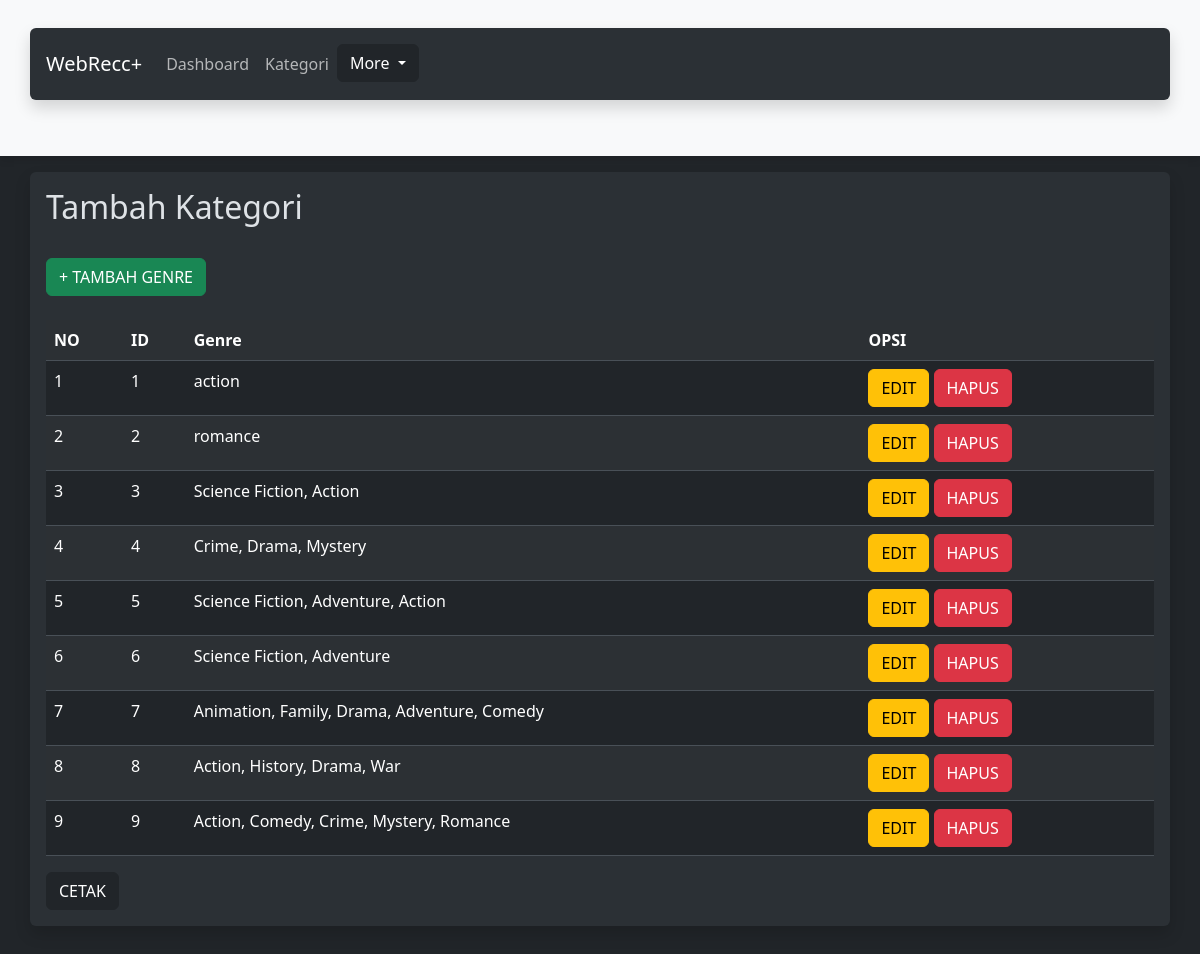
Screenshot of /login/admin/kategori.php with the database file from the repository.
### tables this page shows
CREATE TABLE `jenis_genre` (
  `ID_Genre` int(11) UNSIGNED NOT NULL,
  `Genre` varchar(255) NOT NULL,
  `created_at` timestamp NULL DEFAULT NULL,
  `updated_at` timestamp NULL DEFAULT NULL
);

### login/admin/kategori.php (the view, shortened to what this page needs)
<!DOCTYPE html>
<html lang="en"data-bs-theme="dark">
<head>
</head>
<body>
	<link href="https://cdn.jsdelivr.net/npm/bootstrap@5.3.2/dist/css/bootstrap.min.css" rel="stylesheet">
	<nav  class="navbar navbar-expand-lg navbar-light bg-light">
  <div class="container shadow p-3 mb-5 bg-body-tertiary rounded">
    <a class="navbar-brand" href="#">WebRecc+</a>
    <div class="collapse navbar-collapse" id="navbarSupportedContent">
      <ul class="navbar-nav me-auto mb-2 mb-lg-0">
        <li class="nav-item">
          <a class="btn btn-light nav-link " aria-current="page" href="index.php">Dashboard</a>
        </li>
        <li class="nav-item">
          <a class="btn btn-light nav-link"  href="kategori.php" >Kategori</a>
        </li>
        <div class="dropdown-center">
  <button class="btn btn-dark dropdown-toggle" type="button" data-bs-toggle="dropdown" aria-expanded="false">
    More
  </button>
</div>
      </ul>
    </div>
</nav>
<div class="container mt-3 shadow p-3 mb-5 bg-body-tertiary rounded">
<h2>Tambah Kategori</h2>
	<br/>
	<a href="tambah_kategori.php"type="button" class="btn btn-success">+ TAMBAH GENRE</a>
	<br/>
	<br/>
	<table class="table table-striped table-hover">
		<tr>
			<th>NO</th>
			<th>ID</th>
			<th>Genre</th>
			<th>OPSI</th>
		</tr>
		<?php
		include 'koneksi.php';
		$no = 1;
		$data = mysqli_query($koneksi,"select * from jenis_genre");
		while($d = mysqli_fetch_array($data)){
			?>
			<tr>
				<td><?php echo $no++; ?></td>
				<td><?php echo $d['ID_Genre']; ?></td>
				<td><?php echo $d['Genre']; ?></td>
				<td>
					<a href="edit2.php?ID_Genre=<?php echo $d['ID_Genre']; ?>"type="button" class="btn btn-warning">EDIT</a>
					<a href="hapus2.php?ID_Genre=<?php echo $d['ID_Genre']; ?>"type="button" class="btn btn-danger">HAPUS</a>
				</td>
			</tr>
			<?php
		}
		?>
	</table>
	<a href="cetak_kategori.php" target="_blank" class="btn btn-dark">CETAK</a>
</div>
</body>
</html>

### login/admin/kategori.php (style rules this page uses)
body { background-color: #f8f9fa; }
.navbar { box-shadow: 0 4px 8px rgba(0,0,0,0.1); }
.container { background-color: #fff; padding: 20px; border-radius: 8px; box-shadow: 0 4px 8px rgba(0,0,0,0.1); margin-top: 20px; }
h2 { color: #007bff; }
.btn-success { background-color: #28a745; border-color: #28a745; }

### rows the page displays
jenis_genre: ID_Genre "1", Genre "action"
jenis_genre: ID_Genre "2", Genre "romance"
jenis_genre: ID_Genre "3", Genre "Science Fiction, Action"
jenis_genre: ID_Genre "4", Genre "Crime, Drama, Mystery"
jenis_genre: ID_Genre "5", Genre "Science Fiction, Adventure, Action"
jenis_genre: ID_Genre "6", Genre "Science Fiction, Adventure"
jenis_genre: ID_Genre "7", Genre "Animation, Family, Drama, Adventure, Comedy"
jenis_genre: ID_Genre "8", Genre "Action, History, Drama, War"
jenis_genre: ID_Genre "9", Genre "Action, Comedy, Crime, Mystery, Romance"
